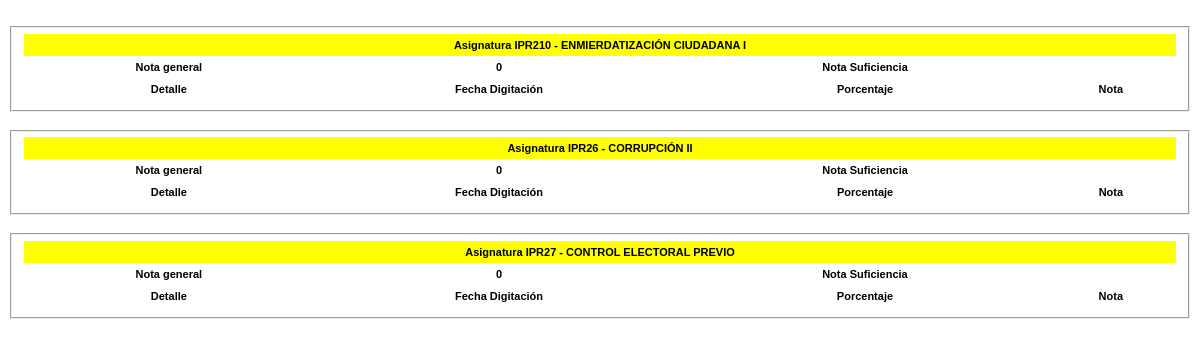
The app's page /estudiantes_old/apps/fx_NotasParciales/File.php (signed in) with its own data.
### tables this page shows
CREATE TABLE `platformdata` (
  `UMCID` int(2) NOT NULL,
  `ID` text NOT NULL COMMENT 'CodigoEstudiante',
  `MAT` text NOT NULL COMMENT 'CodigoMateria',
  `PARAM` text NOT NULL COMMENT 'Parametros',
  `ADDRM` text NOT NULL COMMENT 'Ajustes',
  `PROGC` text NOT NULL COMMENT 'Programa',
  `CR` text NOT NULL COMMENT 'Créditos',
  `PARAM2` text NOT NULL COMMENT 'DetalleDelParámetro',
  `DEF` float NOT NULL COMMENT 'NotaDefinitiva',
  `PARAM3` text NOT NULL COMMENT 'Paramétro3',
  `SM` text NOT NULL COMMENT 'Semestre',
  `PARCIALES` json NOT NULL COMMENT 'NotasParciales',
  `PORCENTAJES` json NOT NULL COMMENT 'PorcentajesParciales',
  `FECHAS` json NOT NULL COMMENT 'FechasParciales'
);

### estudiantes_old/divsys/Materias.php (called while the page is built, shortened)
<?php
switch ($MATCODE) {
		case '296': case 'IPR26':
						$MateriaNombre="CORRUPCIÓN II"; $CodigoLiteral="IPR26"; break;
		case '297': case 'IPR27':
						$MateriaNombre="CONTROL ELECTORAL PREVIO"; $CodigoLiteral="IPR27"; break;
		case '2910': case 'IPR210':
						$MateriaNombre="ENMIERDATIZACIÓN CIUDADANA I"; $CodigoLiteral="IPR210"; break;
}
?>

### estudiantes_old/apps/fx_NotasParciales/File.php (the view, shortened to what this page needs)
<?php
$ID=$_SESSION['ID'];
require '../../divsys/umcdssictrl.php';
function CalcularDefinitiva($nParciales,$Porcentaje,$Notas){
	$nParciales = 4;
					for($i=0; $i<$nParciales; $i++){
						$Sumatoria+=$Notas[$i]*$Porcentaje[$i];
					}
					$temp_res = $Sumatoria/10;
					return $temp_res;
				}
echo "<center>";
    $Sql_GetAsignaturas="SELECT * FROM platformdata WHERE ID='$ID' AND PARAM='A' ORDER BY CR DESC";
    $EjecutarSql=mysqli_query($link, $Sql_GetAsignaturas);
    $Asignaturas_arr=mysqli_fetch_array($EjecutarSql);
    if (!empty($Asignaturas_arr)){
    		echo "<link rel='stylesheet' href='apps/fx_NotasParciales/NotasParciales_Style.css' media='screen'>";
		do{
			if($Asignaturas_arr['PARCIALES']!="[]"){
				$MATCODE=$Asignaturas_arr['MAT']; echo "<br>";
				require '../../divsys/Materias.php';
				$Parciales_arr=json_decode($Asignaturas_arr['PARCIALES']);
				$Porcentajes_arr=json_decode($Asignaturas_arr['PORCENTAJES']);
				$DefinitivaActual=CalcularDefinitiva(4,$Porcentajes_arr,$Parciales_arr);
				echo '
					<fieldset><table class="tg">
					  <tr>
					    <th class="tg-zlqz" colspan="4">Asignatura ',$CodigoLiteral,' - ',$MateriaNombre,'</th>
					  </tr>
					  <tr>
					    <td class="tg-7btt">Nota general</td>
					    <td class="tg-7btt">',$DefinitivaActual,'</td>
					    <td class="tg-7btt">Nota Suficiencia</td>
					    <td class="tg-7btt"></td>
					  </tr>
					  <tr>
					    <td class="tg-7btt">Detalle<br></td>
					    <td class="tg-7btt">Fecha Digitación<br></td>
					    <td class="tg-7btt">Porcentaje<br></td>
					    <td class="tg-7btt">Nota</td>
					  </tr>';
					echo '</table></fieldset>';
			}else
			{
			}
	    }
        while ($Asignaturas_arr=mysqli_fetch_array($EjecutarSql));
    }
    else
    {
      	echo "No existe información de notas parciales dado que no se encontraron asignaturas matriculadas";
    }
echo "</center>";
?>

### estudiantes_old/apps/fx_NotasParciales/NotasParciales_Style.css (style rules this page uses)
.tg { width:100%;border-collapse:collapse;border-spacing:0; }
.tg td { font-family:Arial, sans-serif;font-size:11px;padding:5px 5px;overflow:hidden;word-break:normal; }
.tg th { font-family:Arial, sans-serif;font-size:11px;font-weight:normal;padding:5px 5px;overflow:hidden;word-break:normal; }
.tg .tg-zlqz { font-weight:bold;background-color:yellow;text-align:center;vertical-align:top }
.tg .tg-7btt { font-weight:bold;text-align:center;vertical-align:top }

### records on screen
platformdata: MAT "IPR210", MAT "ENMIERDATIZACIÓN CIUDADANA I", DefinitivaActual "0"
platformdata: MAT "IPR26", MAT "CORRUPCIÓN II", DefinitivaActual "0"
platformdata: MAT "IPR27", MAT "CONTROL ELECTORAL PREVIO", DefinitivaActual "0"
